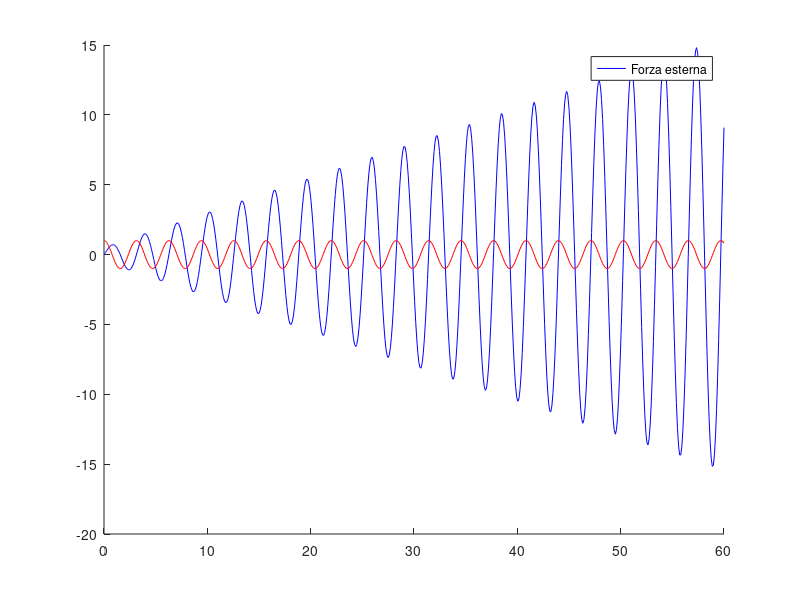

The MATLAB script that drew this image:
m=1;
k=0;
c(1)=0;
c(2)=1;
h=4;
a=1;
# w=1.5;
# w=1.8; # battimenti (vicino alla frequenza del sistema)
w=2; # sqrt(h) --> risonanza

F=@(t) a*cos(w*t);
f=@(t,x) [x(2);(-h*x(1)-k*x(2)+F(t))/m];
[t,x]=ode45(f,[0 60],c);

hold on
plot(t,x(:,1),'b')
legend("Posizione");
plot(t,F(t),'r')
legend("Forza esterna");
pause(60)
